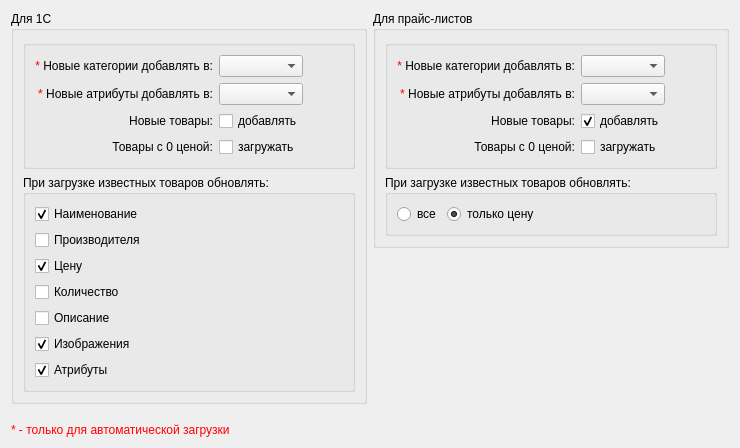
              <widget class="QWidget" name="tab_load">
               <attribute name="title">
                <string>Загрузка</string>
               </attribute>
               <layout class="QGridLayout" name="gridLayout_20">
                <item row="0" column="0">
                 <layout class="QHBoxLayout" name="horizontalLayout_12">
                  <item>
                   <layout class="QVBoxLayout" name="verticalLayout_7">
                    <item>
                     <widget class="QGroupBox" name="groupBox_2">
                      <property name="title">
                       <string>Для 1С</string>
                      </property>
                      <property name="flat">
                       <bool>true</bool>
                      </property>
                      <layout class="QGridLayout" name="gridLayout_13">
                       <item row="0" column="0">
                        <layout class="QVBoxLayout" name="verticalLayout_6">
                         <item>
                          <widget class="QGroupBox" name="groupBox">
                           <property name="title">
                            <string/>
                           </property>
                           <layout class="QGridLayout" name="gridLayout_4">
                            <item row="3" column="3">
                             <spacer name="horizontalSpacer_13">
                              <property name="orientation">
                               <enum>Qt::Horizontal</enum>
                              </property>
                              <property name="sizeHint" stdset="0">
                               <size>
                                <width>40</width>
                                <height>20</height>
                               </size>
                              </property>
                             </spacer>
                            </item>
                            <item row="0" column="0">
                             <widget class="QLabel" name="label_17">
                              <property name="text">
                               <string>&lt;html&gt;&lt;head/&gt;&lt;body&gt;&lt;p&gt;&lt;span style=&quot; color:#ff0000;&quot;&gt;* &lt;/span&gt;Новые категории добавлять в:&lt;/p&gt;&lt;/body&gt;&lt;/html&gt;</string>
                              </property>
                              <property name="alignment">
                               <set>Qt::AlignRight|Qt::AlignTrailing|Qt::AlignVCenter</set>
                              </property>
                             </widget>
                            </item>
                            <item row="0" column="3">
                             <spacer name="horizontalSpacer_7">
                              <property name="orientation">
                               <enum>Qt::Horizontal</enum>
                              </property>
                              <property name="sizeHint" stdset="0">
                               <size>
                                <width>40</width>
                                <height>20</height>
                               </size>
                              </property>
                             </spacer>
                            </item>
                            <item row="3" column="0">
                             <widget class="QLabel" name="label_23">
                              <property name="text">
                               <string>Новые товары:</string>
                              </property>
                              <property name="alignment">
                               <set>Qt::AlignRight|Qt::AlignTrailing|Qt::AlignVCenter</set>
                              </property>
                             </widget>
                            </item>
                            <item row="2" column="3">
                             <spacer name="horizontalSpacer_22">
                              <property name="orientation">
                               <enum>Qt::Horizontal</enum>
                              </property>
                              <property name="sizeHint" stdset="0">
                               <size>
                                <width>40</width>
                                <height>20</height>
                               </size>
                              </property>
                             </spacer>
                            </item>
                            <item row="3" column="2">
                             <widget class="QCheckBox" name="checkBox_sC_new_product">
                              <property name="text">
                               <string>добавлять</string>
                              </property>
                             </widget>
                            </item>
                            <item row="2" column="0">
                             <widget class="QLabel" name="label_18">
                              <property name="text">
                               <string>&lt;html&gt;&lt;head/&gt;&lt;body&gt;&lt;p&gt;&lt;span style=&quot; color:#ff0000;&quot;&gt;* &lt;/span&gt;Новые атрибуты добавлять в:&lt;/p&gt;&lt;/body&gt;&lt;/html&gt;</string>
                              </property>
                              <property name="alignment">
                               <set>Qt::AlignRight|Qt::AlignTrailing|Qt::AlignVCenter</set>
                              </property>
                             </widget>
                            </item>
                            <item row="0" column="2">
                             <widget class="QComboBox" name="comboBox_sC_group">
                              <property name="sizeAdjustPolicy">
                               <enum>QComboBox::AdjustToContents</enum>
                              </property>
                             </widget>
                            </item>
                            <item row="2" column="2">
                             <widget class="QComboBox" name="comboBox_sC_att">
                              <property name="sizeAdjustPolicy">
                               <enum>QComboBox::AdjustToContents</enum>
                              </property>
                             </widget>
                            </item>
                            <item row="4" column="0">
                             <widget class="QLabel" name="label_24">
                              <property name="text">
                               <string>Товары с 0 ценой:</string>
                              </property>
                              <property name="alignment">
                               <set>Qt::AlignRight|Qt::AlignTrailing|Qt::AlignVCenter</set>
                              </property>
                             </widget>
                            </item>
                            <item row="4" column="2">
                             <widget class="QCheckBox" name="checkBox_sC_not_price">
                              <property name="text">
                               <string>загружать</string>
                              </property>
                             </widget>
                            </item>
                            <item row="4" column="3">
                             <spacer name="horizontalSpacer_25">
                              <property name="orientation">
                               <enum>Qt::Horizontal</enum>
                              </property>
                              <property name="sizeHint" stdset="0">
                               <size>
                                <width>40</width>
                                <height>20</height>
                               </size>
                              </property>
                             </spacer>
                            </item>
                           </layout>
                          </widget>
                         </item>
                         <item>
                          <widget class="QGroupBox" name="groupBox_4">
                           <property name="title">
                            <string>При загрузке известных товаров обновлять:</string>
                           </property>
                           <layout class="QGridLayout" name="gridLayout_11">
                            <item row="0" column="0">
                             <layout class="QVBoxLayout" name="verticalLayout_10">
                              <item>
                               <widget class="QCheckBox" name="checkBox_sC_upname">
                                <property name="text">
                                 <string>Наименование</string>
                                </property>
                                <property name="checked">
                                 <bool>true</bool>
                                </property>
                               </widget>
                              </item>
                              <item>
                               <widget class="QCheckBox" name="checkBox_sC_upmanuf">
                                <property name="text">
                                 <string>Производителя</string>
                                </property>
                               </widget>
                              </item>
                              <item>
                               <widget class="QCheckBox" name="checkBox_sC_upprice">
                                <property name="text">
                                 <string>Цену</string>
                                </property>
                                <property name="checked">
                                 <bool>true</bool>
                                </property>
                               </widget>
                              </item>
                              <item>
                               <widget class="QCheckBox" name="checkBox_sC_upquan">
                                <property name="text">
                                 <string>Количество</string>
                                </property>
                               </widget>
                              </item>
                              <item>
                               <widget class="QCheckBox" name="checkBox_sC_updesc">
                                <property name="text">
                                 <string>Описание</string>
                                </property>
                               </widget>
                              </item>
                              <item>
                               <widget class="QCheckBox" name="checkBox_sC_upimage">
                                <property name="text">
                                 <string>Изображения</string>
                                </property>
                                <property name="checked">
                                 <bool>true</bool>
                                </property>
                               </widget>
                              </item>
                              <item>
                               <widget class="QCheckBox" name="checkBox_sC_upattribute">
                                <property name="text">
                                 <string>Атрибуты</string>
                                </property>
                                <property name="checked">
                                 <bool>true</bool>
                                </property>
                               </widget>
                              </item>
                             </layout>
                            </item>
                           </layout>
                          </widget>
                         </item>
                        </layout>
                       </item>
                      </layout>
                     </widget>
                    </item>
                    <item>
                     <spacer name="verticalSpacer_4">
                      <property name="orientation">
                       <enum>Qt::Vertical</enum>
                      </property>
                      <property name="sizeHint" stdset="0">
                       <size>
                        <width>17</width>
                        <height>13</height>
                       </size>
                      </property>
                     </spacer>
                    </item>
                   </layout>
                  </item>
                  <item>
                   <layout class="QVBoxLayout" name="verticalLayout_9">
                    <item>
                     <widget class="QGroupBox" name="groupBox_sCpl_catout">
                      <property name="title">
                       <string>Для прайс-листов</string>
                      </property>
                      <layout class="QGridLayout" name="gridLayout_19">
                       <item row="0" column="0">
                        <layout class="QVBoxLayout" name="verticalLayout_8">
                         <item>
                          <widget class="QGroupBox" name="groupBox_11">
                           <property name="title">
                            <string/>
                           </property>
                           <layout class="QGridLayout" name="gridLayout_30">
                            <item row="3" column="3">
                             <spacer name="horizontalSpacer_14">
                              <property name="orientation">
                               <enum>Qt::Horizontal</enum>
                              </property>
                              <property name="sizeHint" stdset="0">
                               <size>
                                <width>40</width>
                                <height>20</height>
                               </size>
                              </property>
                             </spacer>
                            </item>
                            <item row="2" column="0">
                             <widget class="QLabel" name="label_20">
                              <property name="text">
                               <string>&lt;html&gt;&lt;head/&gt;&lt;body&gt;&lt;p&gt;&lt;span style=&quot; color:#ff0000;&quot;&gt;* &lt;/span&gt;Новые атрибуты добавлять в:&lt;/p&gt;&lt;/body&gt;&lt;/html&gt;</string>
                              </property>
                              <property name="alignment">
                               <set>Qt::AlignRight|Qt::AlignTrailing|Qt::AlignVCenter</set>
                              </property>
                             </widget>
                            </item>
                            <item row="4" column="0">
                             <widget class="QLabel" name="label_22">
                              <property name="text">
                               <string>Товары с 0 ценой:</string>
                              </property>
                              <property name="alignment">
                               <set>Qt::AlignRight|Qt::AlignTrailing|Qt::AlignVCenter</set>
                              </property>
                             </widget>
                            </item>
                            <item row="0" column="3">
                             <spacer name="horizontalSpacer_23">
                              <property name="orientation">
                               <enum>Qt::Horizontal</enum>
                              </property>
                              <property name="sizeHint" stdset="0">
                               <size>
                                <width>40</width>
                                <height>20</height>
                               </size>
                              </property>
                             </spacer>
                            </item>
                            <item row="3" column="0">
                             <widget class="QLabel" name="label_21">
                              <property name="text">
                               <string>Новые товары:</string>
                              </property>
                              <property name="alignment">
                               <set>Qt::AlignRight|Qt::AlignTrailing|Qt::AlignVCenter</set>
                              </property>
                             </widget>
                            </item>
                            <item row="0" column="0">
                             <widget class="QLabel" name="label_19">
                              <property name="text">
                               <string>&lt;html&gt;&lt;head/&gt;&lt;body&gt;&lt;p&gt;&lt;span style=&quot; color:#ff0000;&quot;&gt;* &lt;/span&gt;Новые категории добавлять в:&lt;/p&gt;&lt;/body&gt;&lt;/html&gt;</string>
                              </property>
                              <property name="alignment">
                               <set>Qt::AlignRight|Qt::AlignTrailing|Qt::AlignVCenter</set>
                              </property>
                             </widget>
                            </item>
                            <item row="3" column="2">
                             <widget class="QCheckBox" name="checkBox_sCpl_new_product">
                              <property name="text">
                               <string>добавлять</string>
                              </property>
                              <property name="checked">
                               <bool>true</bool>
                              </property>
                             </widget>
                            </item>
                            <item row="2" column="2">
                             <widget class="QComboBox" name="comboBox_sCpl_att">
                              <property name="sizeAdjustPolicy">
                               <enum>QComboBox::AdjustToContents</enum>
                              </property>
                             </widget>
                            </item>
                            <item row="4" column="2">
                             <widget class="QCheckBox" name="checkBox_sCpl_not_price">
                              <property name="text">
                               <string>загружать</string>
                              </property>
                             </widget>
                            </item>
                            <item row="2" column="3">
                             <spacer name="horizontalSpacer_24">
                              <property name="orientation">
                               <enum>Qt::Horizontal</enum>
                              </property>
                              <property name="sizeHint" stdset="0">
                               <size>
                                <width>40</width>
                                <height>20</height>
                               </size>
                              </property>
                             </spacer>
                            </item>
                            <item row="0" column="2">
                             <widget class="QComboBox" name="comboBox_sCpl_group">
                              <property name="sizeAdjustPolicy">
                               <enum>QComboBox::AdjustToContents</enum>
                              </property>
                             </widget>
                            </item>
                            <item row="4" column="3">
                             <spacer name="horizontalSpacer_16">
                              <property name="orientation">
                               <enum>Qt::Horizontal</enum>
                              </property>
                              <property name="sizeHint" stdset="0">
                               <size>
                                <width>40</width>
                                <height>20</height>
                               </size>
                              </property>
                             </spacer>
                            </item>
                           </layout>
                          </widget>
                         </item>
                         <item>
                          <widget class="QGroupBox" name="groupBox_7">
                           <property name="title">
                            <string>При загрузке известных товаров обновлять:</string>
                           </property>
                           <layout class="QGridLayout" name="gridLayout_18">
                            <item row="0" column="0">
                             <widget class="QRadioButton" name="radioButton_sCpl_upall">
                              <property name="text">
                               <string>все</string>
                              </property>
                             </widget>
                            </item>
                            <item row="0" column="1">
                             <widget class="QRadioButton" name="radioButton_sCpl_upprice">
                              <property name="text">
                               <string>только цену</string>
                              </property>
                              <property name="checked">
                               <bool>true</bool>
                              </property>
                             </widget>
                            </item>
                            <item row="0" column="2">
                             <spacer name="horizontalSpacer_15">
                              <property name="orientation">
                               <enum>Qt::Horizontal</enum>
                              </property>
                              <property name="sizeHint" stdset="0">
                               <size>
                                <width>40</width>
                                <height>20</height>
                               </size>
                              </property>
                             </spacer>
                            </item>
                           </layout>
                          </widget>
                         </item>
                        </layout>
                       </item>
                      </layout>
                     </widget>
                    </item>
                    <item>
                     <spacer name="verticalSpacer_5">
                      <property name="orientation">
                       <enum>Qt::Vertical</enum>
                      </property>
                      <property name="sizeHint" stdset="0">
                       <size>
                        <width>149</width>
                        <height>18</height>
                       </size>
                      </property>
                     </spacer>
                    </item>
                   </layout>
                  </item>
                 </layout>
                </item>
                <item row="1" column="0">
                 <widget class="QLabel" name="label_10">
                  <property name="text">
                   <string>&lt;span style=&quot; color:#ff0000;&quot;&gt;* - только для автоматической загрузки&lt;/span&gt;</string>
                  </property>
                 </widget>
                </item>
               </layout>
              </widget>
